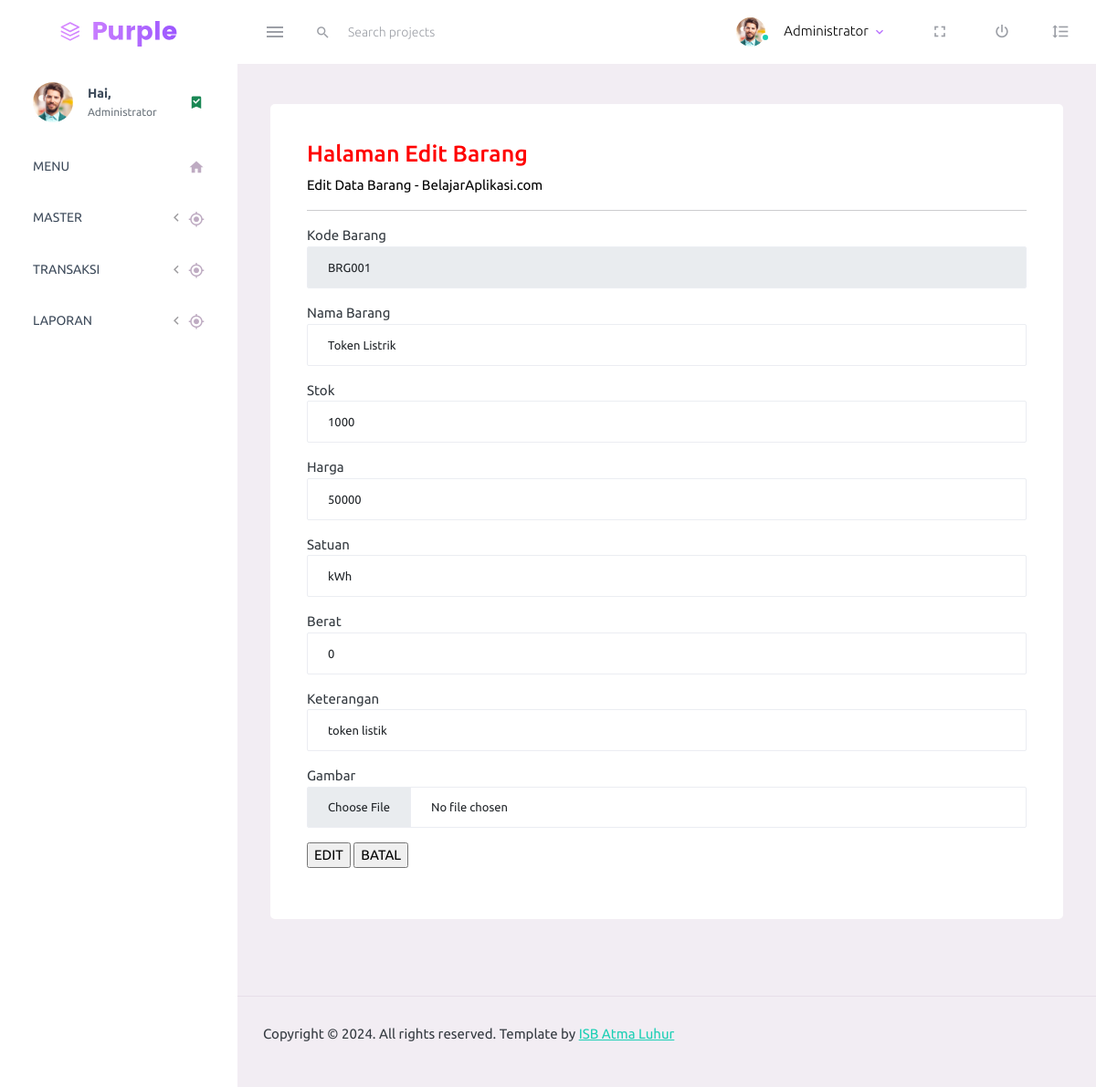
The app's page /barang/edit/BRG001 with its own data.
### tables this page shows
CREATE TABLE IF NOT EXISTS `barang` (
  `kd_barang` varchar(10) NOT NULL,
  `nama_barang` varchar(50) NOT NULL,
  `stok` int(3) NOT NULL,
  `harga` int(8) NOT NULL,
  `berat` int(3) NOT NULL,
  `satuan` varchar(15) NOT NULL,
  `keterangan` varchar(100) NOT NULL,
  `gambar` varchar(100) NOT NULL
);

### application/views/layout/konten.php (called while the page is built)
<?php
if($isi) {
$this->load->view($isi);
}
?>

### application/views/layout/wrapper.php (called while the page is built)
<?php
require_once('header.php');
require_once('menu.php');
require_once('konten.php');
require_once('footer.php');
?>

### application/controllers/Barang.php (called while the page is built, shortened)
<?php
class Barang extends CI_Controller {
    public function __construct() {
    $this->load->model('Barang_model');
    $this->load->model('General_model');
    }
public function edit($id='') {
    $this->form_validation->set_rules('kd_barang','Kode Barang','required');
    $this->form_validation->set_rules('nama_barang','Nama Barang','required');
    $this->form_validation->set_rules('stok','Stok','required');
    $this->form_validation->set_rules('harga','Harga','required');
    $this->form_validation->set_rules('berat','Berat','required');
    $this->form_validation->set_rules('satuan','Satuan','required');
    $this->form_validation->set_rules('keterangan','Keterangan','required');
    $this->form_validation->set_rules('gambar','Gambar','required');
    if($this->form_validation->run() === FALSE) {
        $data = array(
            'title'     => 'Edit Barang',
            'isi'       => 'barang/edit_barang',
            'data'      => $this->Barang_model->info_barang($id),
            'kd_barang' => $id
        );
        $this->load->view('layout/wrapper', $data);
    }
}
}

### index.php (called while the page is built, shortened)
<?php
require_once BASEPATH.'core/CodeIgniter.php';

### application/models/Barang_model.php (called while the page is built, shortened)
<?php
class Barang_model extends CI_Model {
public function info_barang($id) {
    $query = $this->db->query("select * from barang where kd_barang ='$id'");
    if($query->num_rows() > 0) {
        return $query->row();
    }else {
        return false;
    }
}
}

### application/views/barang/edit_barang.php (the view)
<div class="row">
<div class="col-md-12 grid-margin stretch-card">
<div class="card">
<div class="card-body">
<h3 align="left" style="color:red;">Halaman Edit Barang<br></h3>
<p align="left" style="color:black;">Edit Data Barang - BelajarAplikasi.com<br></p>
<hr>
<form name="form1" method="post" action="<?php echo base_url() ?>barang/edit/<?php echo $kd_barang ?>">
    <p><label>Kode Barang</label>
        <input type="text" class="form-control" name="kd_barang" value="<?php echo $kd_barang ?>" readonly="readonly"></p>
    <p><label>Nama Barang</label>
        <input type="text" class="form-control" name="nama_barang" value="<?php echo $data->nama_barang ?>"></p>
    <p><label>Stok</label>
        <input type="text" class="form-control" name="stok" value="<?php echo $data->stok ?>"></p>
    <p><label>Harga</label>
        <input type="text" class="form-control" name="harga" value="<?php echo $data->harga ?>"></p>
    <p><label>Satuan</label>
    <input type="text" class="form-control" name="satuan" value="<?php echo $data->satuan ?>"></p>
    <p><label>Berat</label>
        <input type="text" class="form-control" name="berat" value="<?php echo $data->berat ?>"></p>
    <p><label>Keterangan</label>
        <input type="text" class="form-control" name="keterangan" value="<?php echo $data->keterangan ?>"></p>
    <p><label>Gambar</label>
    <input type="file" class="form-control" name="gambar" value="<?php echo $data->gambar ?>"></p>
    <p>
        <input type="submit" name="submit" value="EDIT">
        <input type="reset" name="submit2" value="BATAL">
    </p>
</form>
</div>
</div>
</div>
</div>

### records on screen
barang: nama_barang "Token Listrik", stok "1000", harga "50000", satuan "kWh", berat "0", keterangan "token listik"
